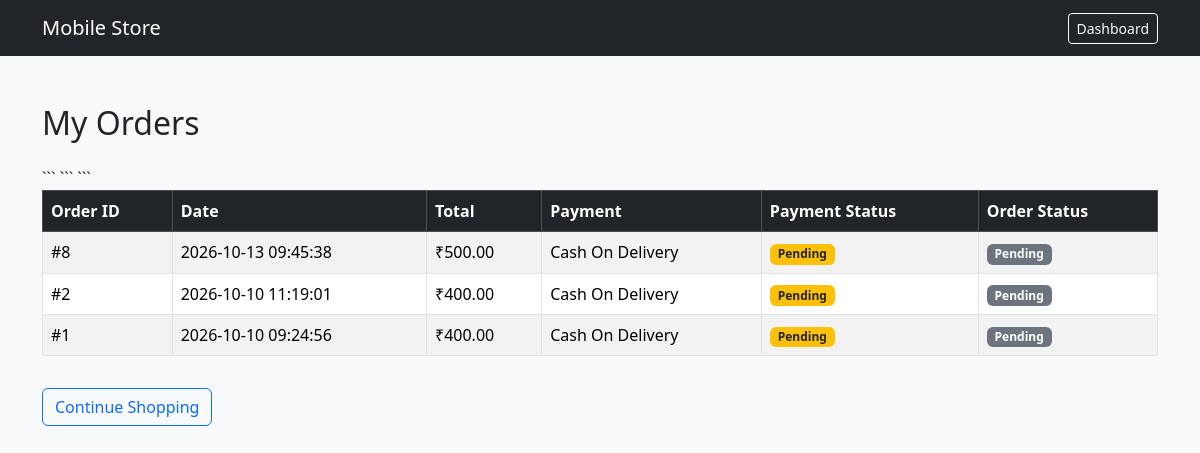
Screenshot of /my-orders (signed in) with the database file from the repository.
### tables this page shows
CREATE TABLE orders (
        id INTEGER PRIMARY KEY AUTOINCREMENT,
        user_id INTEGER NOT NULL,
        customer_name TEXT NOT NULL,
        phone TEXT NOT NULL,
        address TEXT NOT NULL,
        total_amount REAL NOT NULL,
        payment_method TEXT NOT NULL,
        payment_status TEXT NOT NULL DEFAULT 'Pending',
        order_status TEXT NOT NULL DEFAULT 'Pending',
        order_date TIMESTAMP DEFAULT CURRENT_TIMESTAMP
    );

### app.py (the view)
@app.route('/my-orders')
def my_orders():
    if not session.get('user_id'):
        flash('Please login first!', 'danger')
        return redirect('/login')
    user_id = session['user_id']
    conn = get_db_connection()
    orders = conn.execute("""
        SELECT *
        FROM orders
        WHERE user_id = ?
        ORDER BY id DESC
    """, (user_id,)).fetchall()
    conn.close()
    return render_template(
        'my_orders.html',
        orders=orders
    )

### app.py (called while the page is built)
def get_db_connection():
    conn = sqlite3.connect(DATABASE)
    conn.row_factory = sqlite3.Row
    return conn

### templates/my_orders.html (shortened to what this page needs)
<!DOCTYPE html>
<html lang="en">
<head>
    <link href="https://cdn.jsdelivr.net/npm/bootstrap@5.3.3/dist/css/bootstrap.min.css" rel="stylesheet">
</head>
<body class="bg-light">
<nav class="navbar navbar-dark bg-dark">
    <div class="container">
        <a class="navbar-brand" href="/">Mobile Store</a>
        <a href="/dashboard" class="btn btn-outline-light btn-sm">Dashboard</a>
    </div>
</nav>
<div class="container py-5">
    <h2 class="mb-4">My Orders</h2>
    {% if orders %}
        <div class="table-responsive">
            <table class="table table-bordered table-striped bg-white align-middle">
                <thead class="table-dark">
                    <tr>
                        <th>Order ID</th>
                        <th>Date</th>
                        <th>Total</th>
                        <th>Payment</th>
                        <th>Payment Status</th>
                        <th>Order Status</th>
                    </tr>
                </thead>
                <tbody>
                    {% for order in orders %}
                    <tr>
                        <td>#{{ order['id'] }}</td>
                        <td>{{ order['order_date'] }}</td>
                        <td>₹{{ "%.2f"|format(order['total_amount']) }}</td>
                        <td>{{ order['payment_method'] }}</td>
                        <td>
                            <span class="badge bg-warning text-dark">
                                {{ order['payment_status'] }}
                            </span>
                        </td>
                        <td>
                            {% if order['order_status'] == 'Delivered' %}
                                <span class="badge bg-success">Delivered</span>
                            {% elif order['order_status'] == 'Shipped' %}
                                <span class="badge bg-info text-dark">Shipped</span>
                            {% elif order['order_status'] == 'Processing' %}
                                <span class="badge bg-primary">Processing</span>
                            {% elif order['order_status'] == 'Cancelled' %}
                                <span class="badge bg-danger">Cancelled</span>
                            {% else %}
                                <span class="badge bg-secondary">
                                   {{ order['order_status'] }}
                                </span>
                            {% endif %}
                        </td>
                    </tr>
                    {% endfor %}
                </tbody>
            </table>
        </div>
    {% endif %}
    <a href="/products" class="btn btn-outline-primary mt-3">Continue Shopping</a>
</div>
</body>
</html>

### rows the page displays
orders: id "8", order_date "2026-10-13 09:45:38", total_amount "500.00", payment_method "Cash On Delivery", payment_status "Pending", order_status "Pending"
orders: id "2", order_date "2026-10-10 11:19:01", total_amount "400.00", payment_method "Cash On Delivery", payment_status "Pending", order_status "Pending"
orders: id "1", order_date "2026-10-10 09:24:56", total_amount "400.00", payment_method "Cash On Delivery", payment_status "Pending", order_status "Pending"
